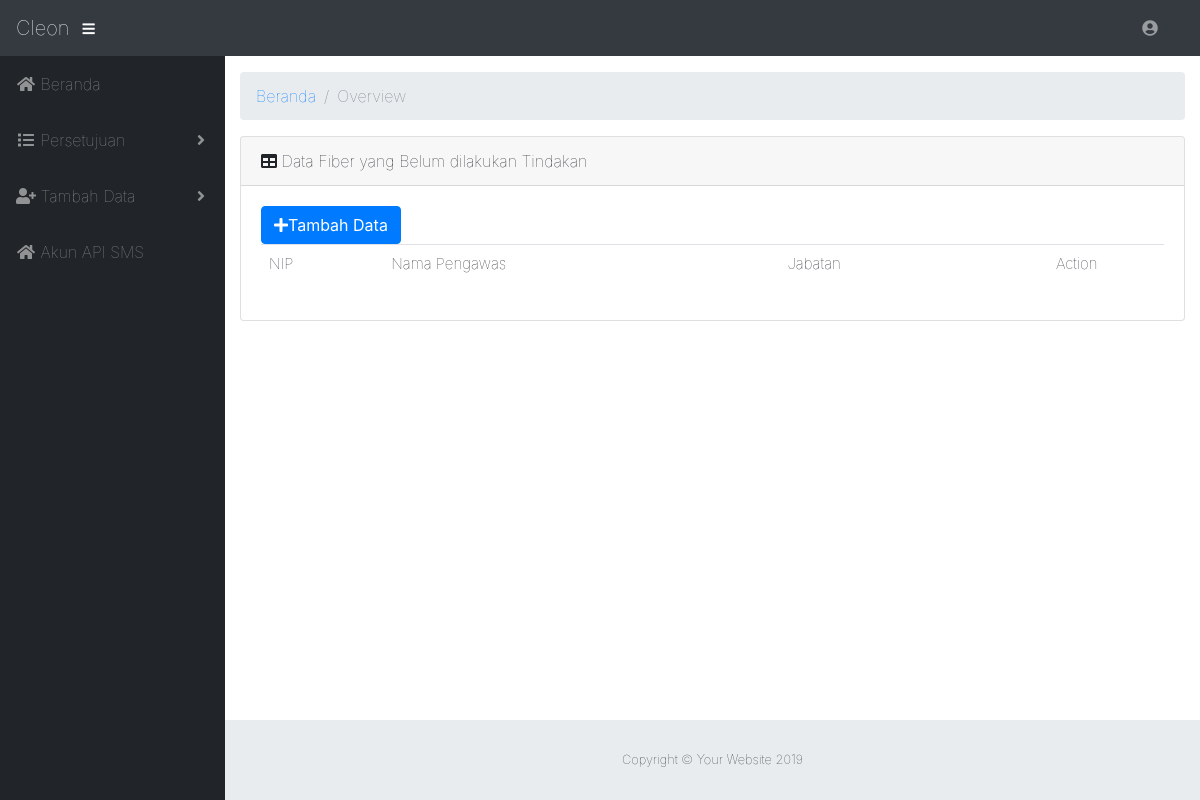
Page /admin/tambah_pengawas.php (signed in) on the earlier database version.
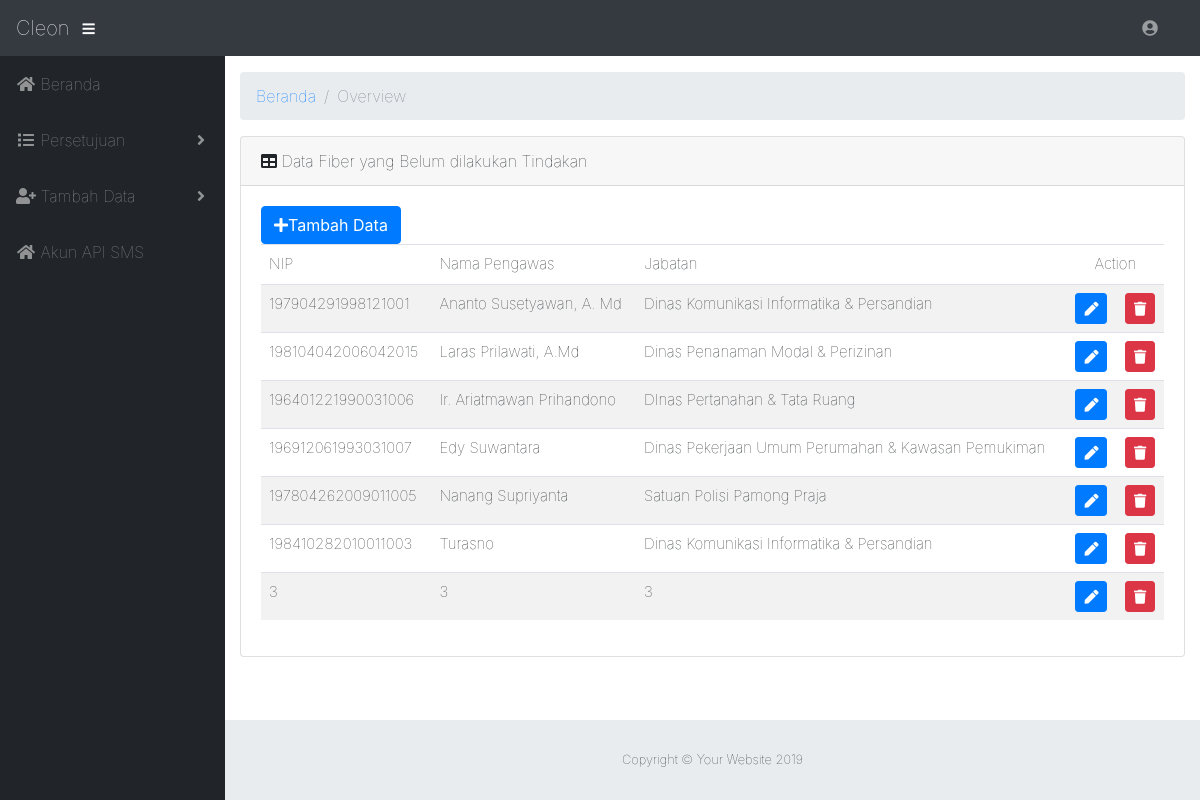
Same page on the later database version.
### tables this page shows
CREATE TABLE `tb_pegawai` (
  `id_pegawai` int(11) NOT NULL,
  `nama` varchar(30) NOT NULL,
  `nip` bigint(100) NOT NULL,
  `jabatan` varchar(100) NOT NULL,
  `posisi` enum('kepala','pengawas','KA') NOT NULL
);

### admin/tambah_pengawas.php (the view, shortened to what this page needs)
<?php include '../koneksi/koneksi.php';
  $pengawas = mysqli_query($config,"SELECT * FROM tb_pegawai WHERE posisi='pengawas'");
?>
<!DOCTYPE html>
<html lang="en">
<?php include 'view/head.php'; ?>
<body id="page-top">
<?php include 'view/navbar.php'; ?>
  <div id="wrapper">
    <?php include 'view/sidebar.php'; ?>
    <div id="content-wrapper">
      <div class="container-fluid">
        <ol class="breadcrumb">
          <li class="breadcrumb-item">
            <a href="index.php">Beranda</a>
          </li>
          <li class="breadcrumb-item active">Overview</li>
        </ol>
        <div class="card mb-3">
          <div class="card-header">
            <i class="fas fa-table"></i>
            Data Fiber yang Belum dilakukan Tindakan</div>
          <div class="card-body">
            <div class="table-responsive">
              <button class="btn btn-primary" id="tambah-pengawas"><i class="fas fa-plus"></i>Tambah Data</button>
        </br><table class="table table-striped" id="dataTable" width="100%" cellspacing="0">
                <thead>
                  <tr>
                    <td>NIP</td>
                    <td>Nama Pengawas</td>
                    <td>Jabatan</td>
                    <td colspan="2"><center>Action</center></td>
                  </tr>
                </thead>
                <tbody>
                  <?php
                    while($data = mysqli_fetch_array($pengawas)){
                  ?>
                  <tr id="<?php echo $data['id_pegawai'] ?>" class="edit_tr">
                  <td class="edit_td">
                    <span id="nip_<?php echo $data['id_pegawai']; ?>" class="text"><?php echo $data['nip']; ?></span>
                  </td>
                  <td>
                    <span id="nama_<?php echo $data['id_pegawai']; ?>" class="text"><?php echo $data['nama']; ?></span>
                  </td>
                  <td>
                     <span id="jabatan_<?php echo $data['id_pegawai']; ?>" class="text"><?php echo $data['jabatan']; ?></span>
                  </td>
                    <td><center><a href="#" class="btn btn-primary btn-sm"><i class="fas fa-pen"></i></a></center></td>
                    <td><center><a href="../aksi/admin/hapus_data_pengawas.php?id=<?php echo $data['id_pegawai'];?>" class="btn btn-danger btn-sm"><i class="fas fa-trash"></i></a></center></td>
                  </tr>
                  <?php
                    }
                  ?>
                </tbody>
              </table>
            </div>
          </div>
        </div>
      <?php include 'view/footer.php'; ?>
    </div>
  </div>
</body>
</html>

### admin/view/head.php (shortened to what this page needs)
<head>
  <link href="boostrap/vendor/fontawesome-free/css/all.min.css" rel="stylesheet" type="text/css">
  <link rel="stylesheet" href="boostrap/leaflet/leaflet.css">
  <link href="boostrap/vendor/datatables/dataTables.bootstrap4.css" rel="stylesheet">
  <link href="boostrap/css/sb-admin.css" rel="stylesheet">
  <link href="../user/boostrap2/dist/css/smart_wizard.css" rel="stylesheet" type="text/css" />
  <link href="../user/boostrap2/dist/css/smart_wizard_theme_circles.css" rel="stylesheet" type="text/css" />
  <link href="../user/boostrap2/dist/css/smart_wizard_theme_arrows.css" rel="stylesheet" type="text/css" />
  <link href="../user/boostrap2/dist/css/smart_wizard_theme_dots.css" rel="stylesheet" type="text/css" />
</head>

### admin/view/navbar.php (shortened to what this page needs)
<nav class="navbar navbar-expand navbar-dark bg-dark static-top">
   <a class="navbar-brand mr-1" href="index.php">Cleon</a>
   <button class="btn btn-link btn-sm text-white order-1 order-sm-0" id="sidebarToggle" href="#">
     <i class="fas fa-bars"></i>
   </button>
   <ul class="navbar-nav ml-auto ml-auto mr-0 mr-md-3 my-2 my-md-0">
     <li class="nav-item dropdown no-arrow">
       <a class="nav-link dropdown-toggle" href="#" id="userDropdown" role="button" data-toggle="dropdown" aria-haspopup="true" aria-expanded="false">
         <i class="fas fa-user-circle fa-fw"></i>
       </a>
     </li>
   </ul>
 </nav>

### admin/view/sidebar.php (shortened to what this page needs)
<ul class="sidebar navbar-nav">
  <li class="nav-item">
    <a class="nav-link" href="index.php">
      <i class="fas fa-fw fa-home"></i>
      <span>Beranda</span>
    </a>
  </li>
  <li class="nav-item dropdown">
    <a class="nav-link dropdown-toggle" href="#" id="pagesDropdown" role="button" data-toggle="dropdown" aria-haspopup="true" aria-expanded="false">
      <i class="fas fa-fw fa-list"></i>
      <span>Persetujuan</span>
    </a>
  </li>
  <li class="nav-item dropdown">
    <a class="nav-link dropdown-toggle" href="#" id="pagesDropdown" role="button" data-toggle="dropdown" aria-haspopup="true" aria-expanded="false">
      <i class="fas fa-fw fa-user-plus"></i>
      <span>Tambah Data</span>
    </a>
  </li>
  <li class="nav-item">
    <a class="nav-link" href="akun_api.php">
      <i class="fas fa-fw fa-home"></i>
      <span>Akun API SMS</span>
    </a>
  </li>
</ul>

### admin/view/footer.php
<footer class="sticky-footer">
        <div class="container my-auto">
          <div class="copyright text-center my-auto">
            <span>Copyright © Your Website 2019</span>
          </div>
        </div>
      </footer>

Differences in the rows shown:
added tb_pegawai: nip "197904291998121001", nama "Ananto Susetyawan, A. Md", jabatan "Dinas Komunikasi Informatika & Persandian"
added tb_pegawai: nip "198104042006042015", nama "Laras Prilawati, A.Md", jabatan "Dinas Penanaman Modal & Perizinan"
added tb_pegawai: nip "196401221990031006", nama "Ir. Ariatmawan Prihandono", jabatan "DInas Pertanahan & Tata Ruang"
added tb_pegawai: nip "196912061993031007", nama "Edy Suwantara", jabatan "Dinas Pekerjaan Umum Perumahan & Kawasan Pemukiman"
added tb_pegawai: nip "197804262009011005", nama "Nanang Supriyanta", jabatan "Satuan Polisi Pamong Praja"
added tb_pegawai: nip "198410282010011003", nama "Turasno", jabatan "Dinas Komunikasi Informatika & Persandian"
added tb_pegawai: nip "3", nama "3", jabatan "3"
